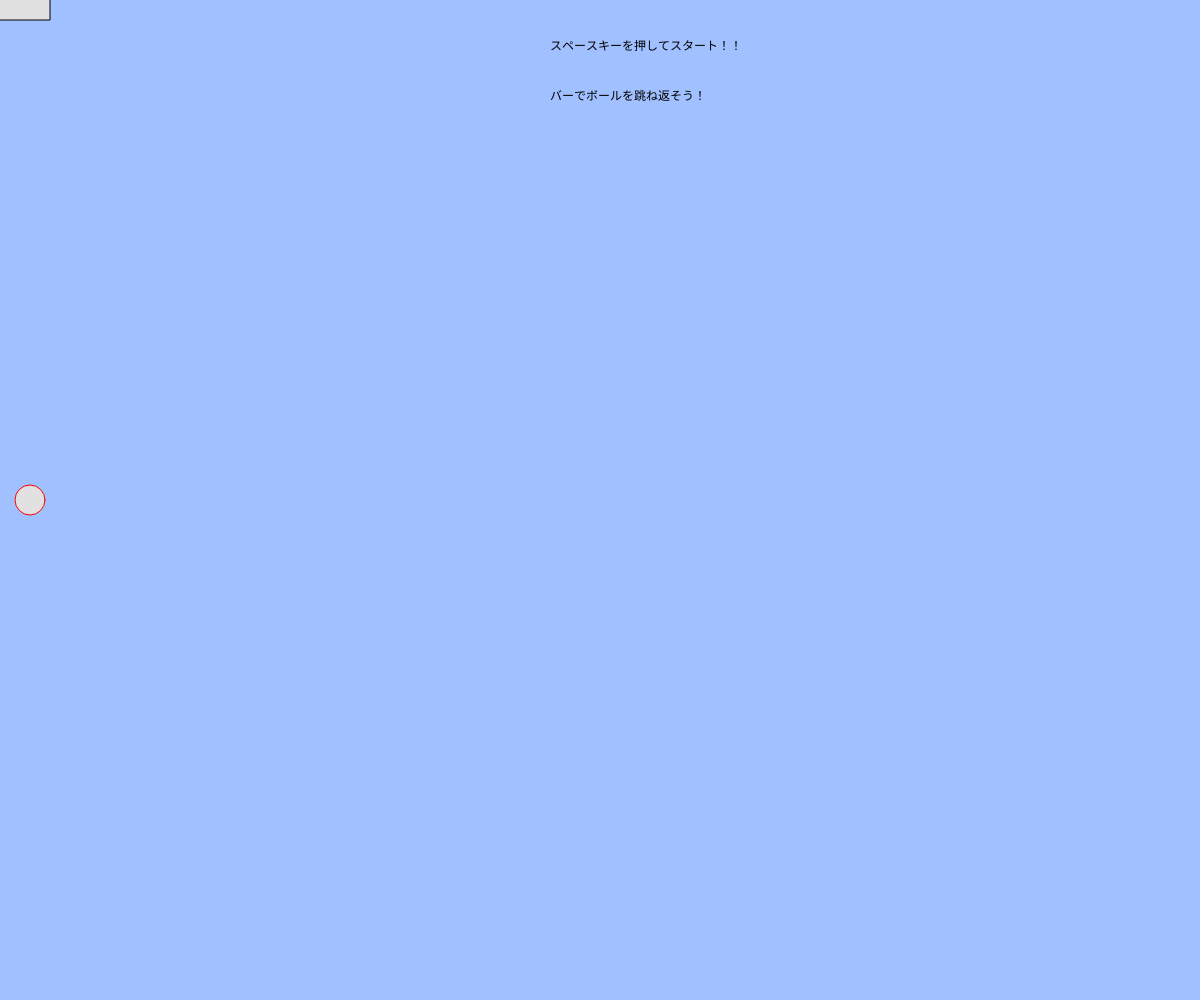
Frame 1 (no input)
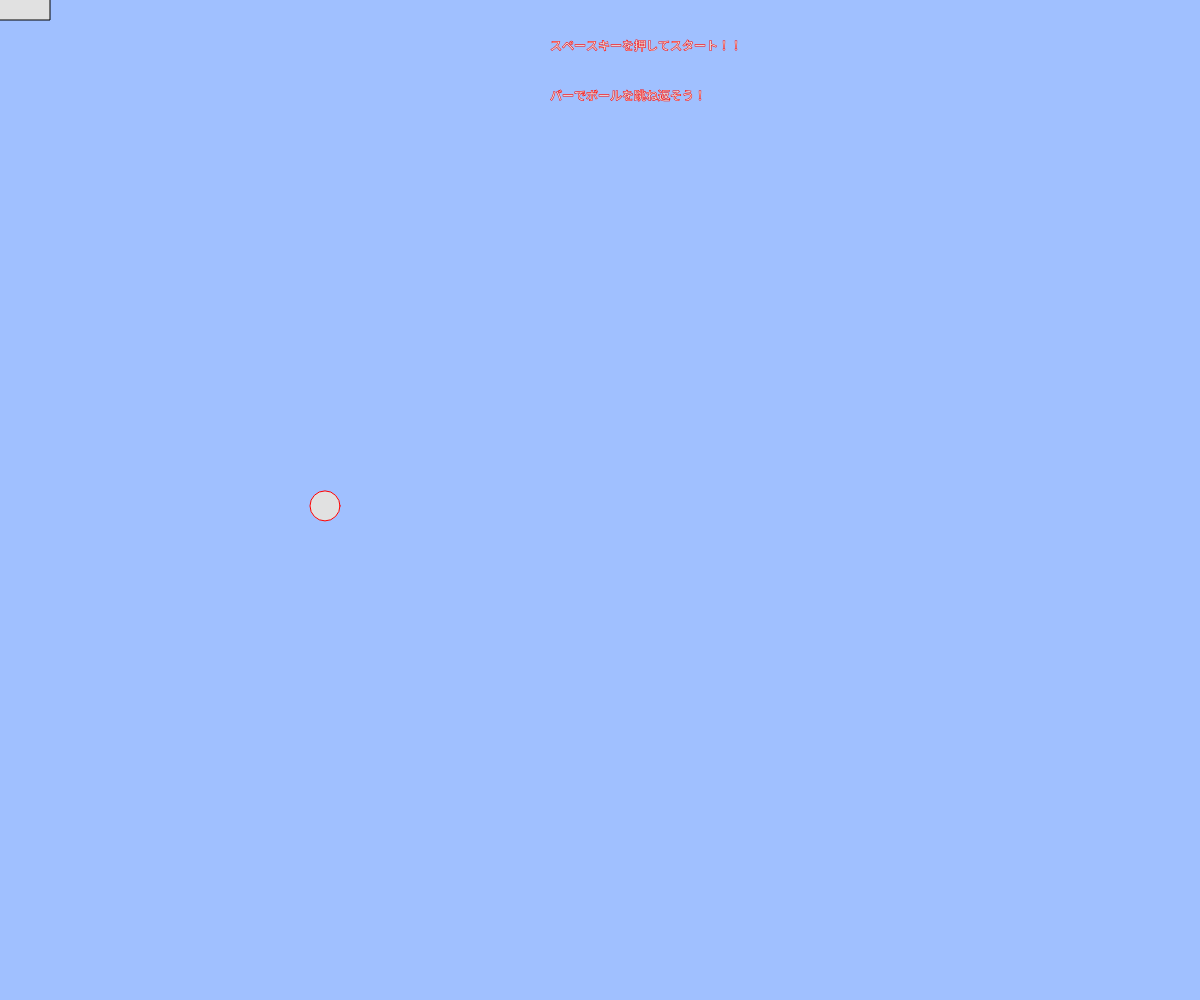
Frame 60 (no input)
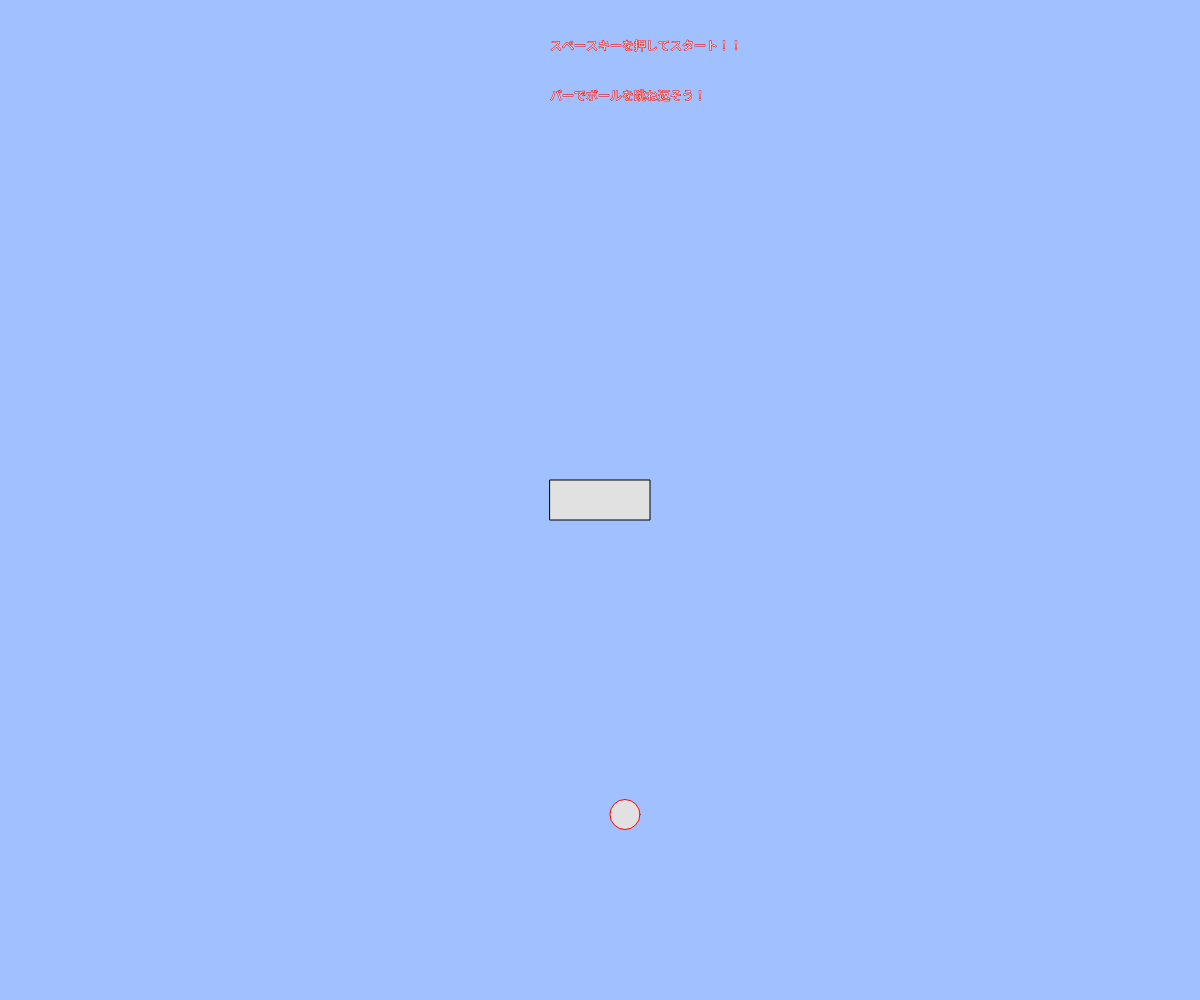
Frame 120 (the mouse pressed at the canvas centre since frame 60)

The p5.js sketch that drew these frames (run headless with seeded random() and noise() and a simulated clock; from frame 60 on, the mouse is pressed at the canvas centre):

// p5.js sketch
// ── sketch.js
// 最終課題を制作しよう


let x, y, vx, vy, p, q 
const g = 0.7;
const vyMax = 30; 

function setup(){
  createCanvas(windowWidth, windowHeight);
  x = 30;
  y = height / 2;
  vx = 5;
  vy = 5
  
  
}


function draw(){ 
  background(160, 192, 255);
  text("スペースキーを押してスタート！！", windowWidth / 2 - 50, 50)
  text("バーでボールを跳ね返そう！", windowWidth / 2 - 50, 100)
  stroke(0, 0, 0)
  fill(225, 225, 225)
  rect(mouseX - 50, mouseY - 20, 100, 40);
  
  noFill(0) 
  stroke(0, 0, 0)
   
 if(keyIsDown(" ".charCodeAt(0))){

  p = random(20, windowWidth - 100)
  q = random(20, windowHeight - 100)
  x = 30;
  y = height / 2;
  vx = 5;
  vy = 5
 }
  rect( p, q, 100, 60)
  text("この四角をねらって！", p - 10, q - 10)
  
  stroke(255, 0, 0)
  fill(225, 225, 225)

  ellipse(x, y, 30)

  x += vx
  y += vy
  vy = constrain(vy + g, -vyMax, vyMax)

  if(x < 0 || x > width){ vx = -1 * vx; }
   x = constrain(x, 0, width);
  if(y < 0 || y > height){ vy = -1 * vy; }
  y = constrain(y, 0, height);

 if(y > mouseY - 45 && y < mouseY - 25){ 
  if(x > mouseX -50 && x < mouseX + 50 )
    vy = -1 * vy;
 }

 if(y > q + 55 && y < q + 60){
  if(x > p && x < p + 100){
  vy = -1 * vy}
  }

 if(y > q + 15 && y < q + 45){
  if(x > p + 15 && x < p + 85){
  vx = 0
  vy = 0
  stroke(255, 212, 0)
  fill(255, 212, 0)
  congratulation(windowWidth / 2, windowHeight / 2, random(100, 300))
  for(let i = 0; i < 7; i++){
    congratulation(random(50, windowWidth), random(50, windowHeight ), random(10, 50))
  }

      
  stroke(0, 0, 0)
  fill(0, 0, 0)
  text("おめでとう！大成功！！", windowWidth / 2 - 50, windowHeight / 2)
  text("スペースキーを押してもう一度挑戦してみよう!", windowWidth / 2 - 120, windowHeight / 2 + 15)
  
  
  }
 }
}

function congratulation(cx, cy, r){
  beginShape();    
  for(let i = 0; i < 5; i++){
    const theta = TWO_PI * i * 2 / 5 - HALF_PI;
    const t = cx + cos(theta) * r;
    const u = cy + sin(theta) * r;
    vertex(t, u); 
    
  }
  endShape(CLOSE); //
}
function windowResized(){
  resizeCanvas(windowWidth, windowHeight);
}
